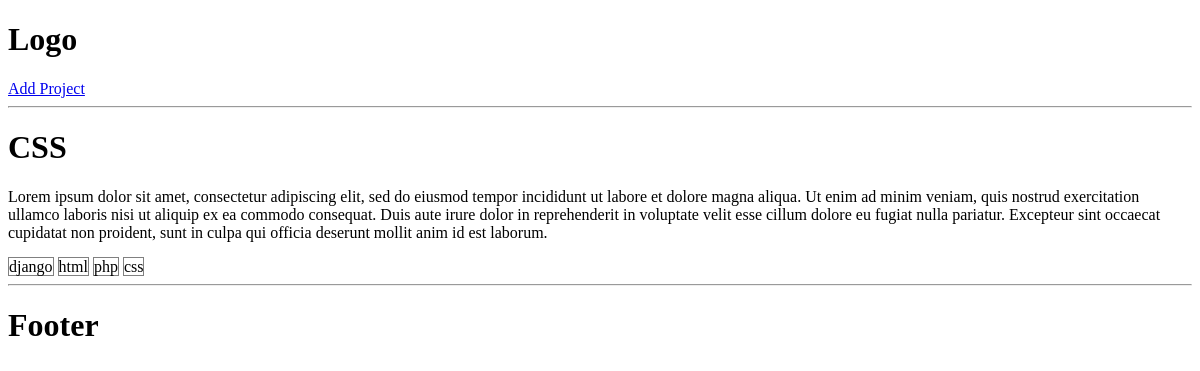
The app's page /project/79bfe148-0842-468e-b64d-e168ba46c66e/, older data.
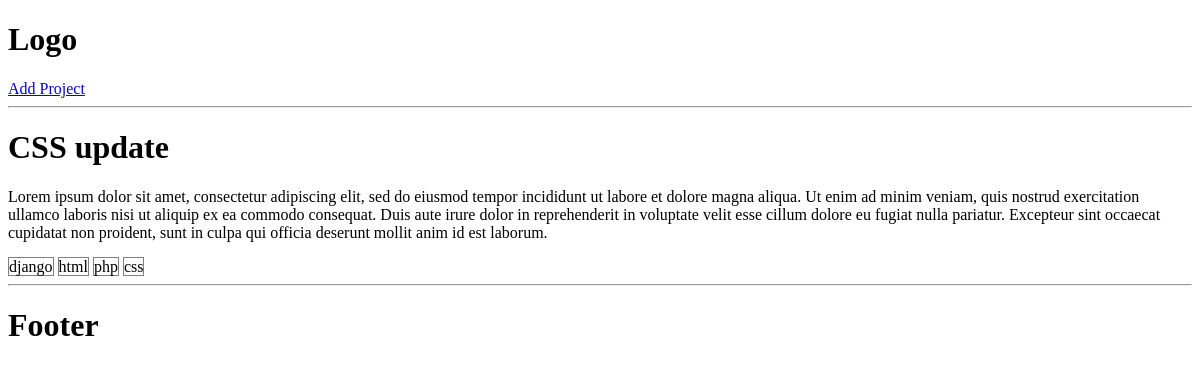
The same page, newer data.
### projects/models.py (models this page shows, shortened)
class Project(models.Model):
    title = models.CharField(max_length=200)
    description = models.TextField(null=True, blank=True)
    demo_link = models.CharField(max_length=2000, null=True, blank=True)
    source_link = models.CharField(max_length=2000, null=True, blank=True)
    tags = models.ManyToManyField('Tag', blank=True)
    vote_total = models.IntegerField(default=0, null=True, blank=True)
    vote_ratio = models.IntegerField(default=0, null=True, blank=True)
    created = models.DateTimeField(auto_now_add=True)
    id = models.UUIDField(default=uuid.uuid4, unique=True,
                          primary_key=True, editable=False)

### projects/views.py (the view)
# urls.py: path('project/<str:pk>/', views.project_view, name='project'),
def project_view(request, pk):
    project = Project.objects.get(id=pk)
    context = {
        'project': project,
    }
    return render(request, 'projects/single-project.html', context)

### projects/templates/projects/single-project.html
{% extends 'base.html' %}
{% block content %}
<h1>{{ project.title }}</h1>
<p>{{ project.description }}</p>
    {% for tag2 in project.tags.all %}
    	<span style="border: 1px solid grey">{{ tag2.name }}</span>
    {% endfor %}
{% endblock %}

Row changes from the older to the newer data that the page shows:
changed Project: title "CSS" → "CSS update"
